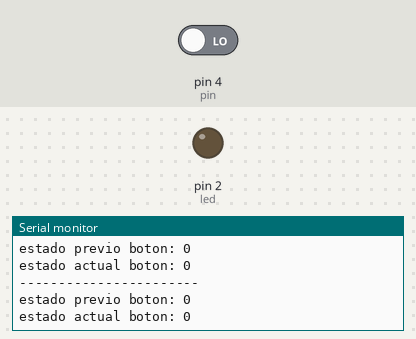
Recording of a sketch running on a simulated Arduino Uno, built with avr-gcc and run on an emulated ATmega328P. Shown: output pins drawn as LEDs (lit = HIGH), the last lines printed to the serial monitor. Inputs (shaded band) come from the test bench; at power-on: pin 4 (pin) LOW.

Above: at 2.8 s.
2.9 s: pin 4 (pin) driven HIGH
At 3.4 s:
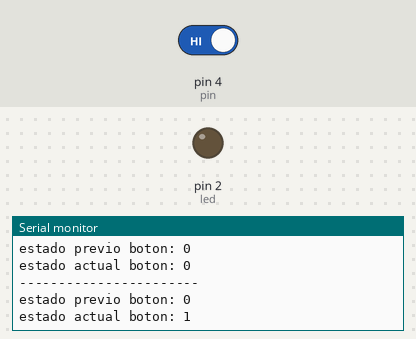
At 4.9 s:
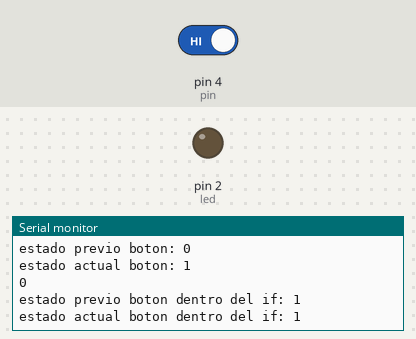

Measured:
- after the input at 2.9 s, the serial monitor: prints a new line after 0.18 s (image 1)

The sketch:

simplebot2.ino
```cpp
#define pin 4
#define led 2
#define delayMillis 50
bool statePreviousButton = LOW;
bool stateCurrentButton;
unsigned long lastTime = 0;

int state = 0;

void setup() {
  Serial.begin(9600);
  pinMode(led, OUTPUT);
  pinMode(pin, INPUT);
}

void loop() {
  // put your main code here, to run repeatedly:
  stateCurrentButton = digitalRead(pin);
  Serial.println("-----------------------");
  Serial.print("estado previo boton: ");
  Serial.println(statePreviousButton);
  Serial.print("estado actual boton: ");
  Serial.println(stateCurrentButton);
  delay(1000);
  if (statePreviousButton != stateCurrentButton) {
    if (HIGH == stateCurrentButton) {
      if ((millis() - lastTime) > delayMillis) {
        //inicio
        Serial.println(state);
        state++;
        //final
        statePreviousButton = stateCurrentButton;
        Serial.print("estado previo boton dentro del if: ");
        Serial.println(statePreviousButton);
        Serial.print("estado actual boton dentro del if: ");
        Serial.println(stateCurrentButton);
        delay(1000);
        lastTime = millis();
      }
    }
    else {
      statePreviousButton = LOW;
    }
  }
}
```
